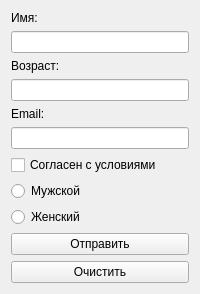
<?xml version="1.0" encoding="utf-8"?>
<ui version="4.0">
 <class>MyApp</class>
 <widget class="QWidget" name="MyApp">
  <property name="windowTitle">
   <string>Простое приложение на PyQt5</string>
  </property>
  <layout class="QVBoxLayout" name="verticalLayout">
   <item>
    <widget class="QLabel" name="label_name">
     <property name="text">
      <string>Имя:</string>
     </property>
    </widget>
   </item>
   <item>
    <widget class="QLineEdit" name="input_name"/>
   </item>
   <item>
    <widget class="QLabel" name="label_age">
     <property name="text">
      <string>Возраст:</string>
     </property>
    </widget>
   </item>
   <item>
    <widget class="QLineEdit" name="input_age"/>
   </item>
   <item>
    <widget class="QLabel" name="label_email">
     <property name="text">
      <string>Email:</string>
     </property>
    </widget>
   </item>
   <item>
    <widget class="QLineEdit" name="input_email"/>
   </item>
   <item>
    <widget class="QCheckBox" name="checkbox_terms">
     <property name="text">
      <string>Согласен с условиями</string>
     </property>
    </widget>
   </item>
   <item>
    <widget class="QRadioButton" name="radiobutton_male">
     <property name="text">
      <string>Мужской</string>
     </property>
    </widget>
   </item>
   <item>
    <widget class="QRadioButton" name="radiobutton_female">
     <property name="text">
      <string>Женский</string>
     </property>
    </widget>
   </item>
   <item>
    <widget class="QPushButton" name="button_submit">
     <property name="text">
      <string>Отправить</string>
     </property>
    </widget>
   </item>
   <item>
    <widget class="QPushButton" name="button_clear">
     <property name="text">
      <string>Очистить</string>
     </property>
    </widget>
   </item>
  </layout>
 </widget>
 <resources/>
 <connections/>
</ui>
